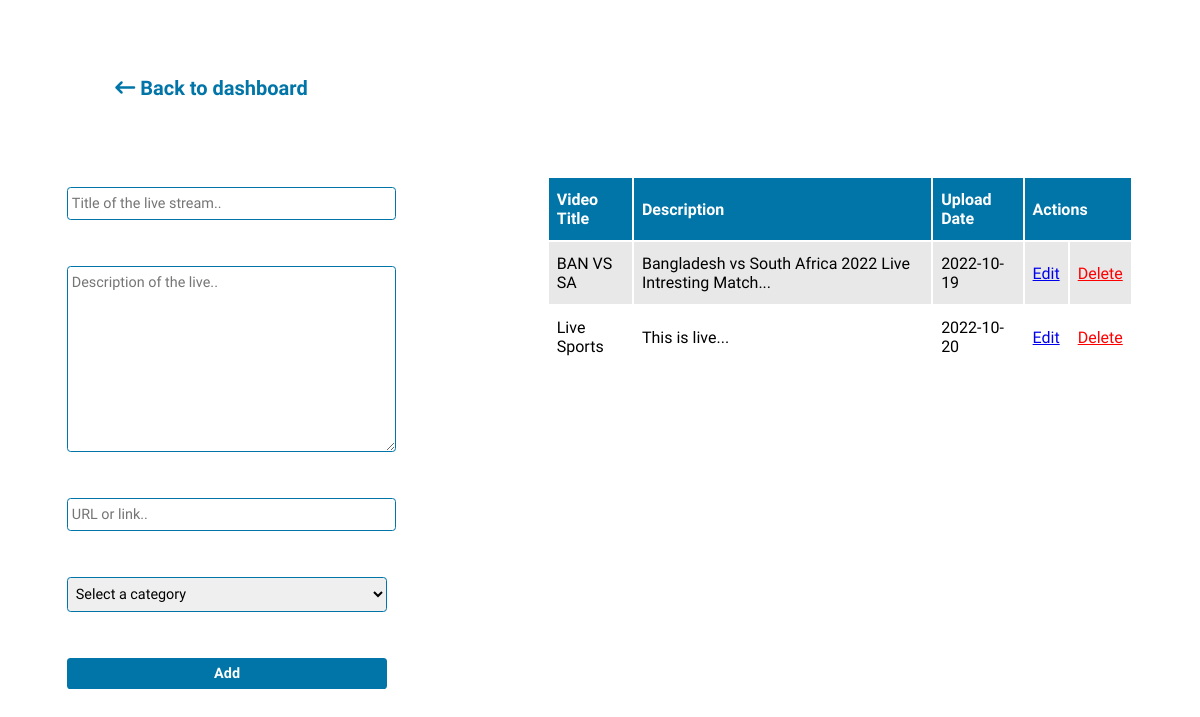
Screenshot of /admin/manage-live.php with the database file from the repository.
### tables this page shows
CREATE TABLE `livevideo` (
  `liveVideoId` int(11) NOT NULL,
  `vTitle` varchar(255) NOT NULL,
  `vDescription` varchar(255) NOT NULL,
  `url` varchar(255) NOT NULL,
  `date` varchar(255) NOT NULL,
  `vCategory` varchar(255) NOT NULL
);

### admin/manage-live.php (the view, shortened to what this page needs)
<?php include "../functions.php";
?>
<!DOCTYPE html>
<html lang="en">
<head>
    <link rel="stylesheet" href="https://cdnjs.cloudflare.com/ajax/libs/font-awesome/6.2.0/css/all.min.css" />
</head>
<body>
    <div class="container">
        <div class="top-section">
            <a href="../admin/admin-dashboard.php">
                <i class="fa-solid fa-arrow-left-long"></i>
                <p>Back to dashboard</p>
            </a>
        </div>
        <div class="bottom-section">
            <form action="" method="post">
                <input type="text" name="live-title" id="" placeholder="Title of the live stream..">
                    <textarea name="live-description" id="" cols="10" rows="10" placeholder="Description of the live.."></textarea>
                <input type="text" name="live-url" id="" placeholder="URL or link..">
                <select name="live-category" id="">
                    <option value="">Select a category</option>
                </select>
                <input type="submit" name="add_live" value="Add">
            </form>
            <table>
                <thead>
                    <th>Video Title</th>
                    <th>Description</th>
                    <th>Upload Date</th>
                    <th colspan="2">Actions</th>
                </thead>
                <tbody>
                <?php
                    $select_live = mysqli_query($connection, "SELECT * FROM livevideo");
                    while($row = mysqli_fetch_assoc($select_live)){
                        $liveVideoId = $row['liveVideoId'];
                        $vTitle = $row['vTitle'];
                        $vDescription = $row['vDescription'];
                        $vDate = $row['date'];
                    ?>
                    <tr>
                        <?php
                    echo "<td>$vTitle</td>";
                    echo "<td>$vDescription</td>";
                    echo "<td>$vDate</td>";
                    echo "<td><a href='update-live.php?edit=$liveVideoId&title=$vTitle'>Edit</a></td>";
                    echo "<td><a href='manage-live.php?delete=$liveVideoId' style='color:red' onClick=\"javascript: return confirm('Are you sure you want to delete?'); \">Delete</a></td>";
                    ?>
                    </tr>
                    <?php } ?>
                </tbody>
            </table>
        </div>
    </div>
</body>
</html>

### admin/manage-live.php (style rules this page uses)
* { font-family: 'Lexend', sans-serif; }
.container { width: 90%; margin: auto; display: flex; flex-direction: column; justify-content: space-between; padding: 1.5em 3em; }
.top-section { width: 100%; padding: 1.5em 3em; }
.top-section a { display: flex; color: #0175a7; font-size: 1.25em; font-weight: bold; text-decoration: none; align-items: center; justify-content: flex-start; }
.top-section a i { margin-right: .25em; }
.bottom-section { display: flex; justify-content: space-between; align-items: flex-start; }
table { width: 55%; }
form { width: 30%; display: flex; flex-direction: column; }
table thead { background-color: #0175a7; color: white; font-weight: bolder; }
table thead th { padding: .75em .5em; text-align: start; }
table tbody tr td { padding: .75em .5em; text-align: start; }
tbody tr:nth-of-type(odd) { background-color: #E8E8E8; }
input, select, textarea { width: 100%; font-size: .9em; margin: .75em 0; padding: .5em .25em; outline: none; border: .1em solid #0175a7; border-radius: .25em; }
input[type=submit] { background-color: #0175a7; color: white; border: none; cursor: pointer; font-weight: bolder; }

### rows the page displays
livevideo: vTitle "BAN VS SA", vDescription "Bangladesh vs South Africa 2022 Live Intresting Match...", date "2022-10-19"
livevideo: vTitle "Live Sports", vDescription "This is live...", date "2022-10-20"
